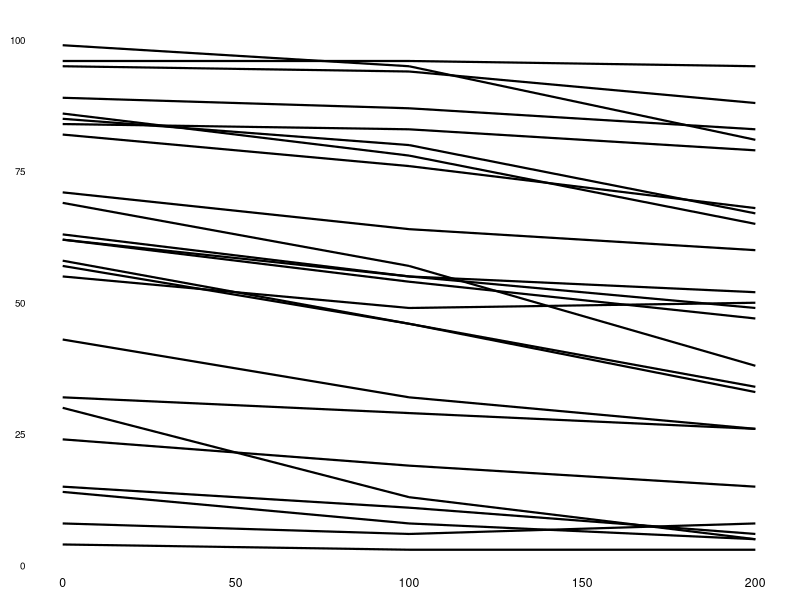
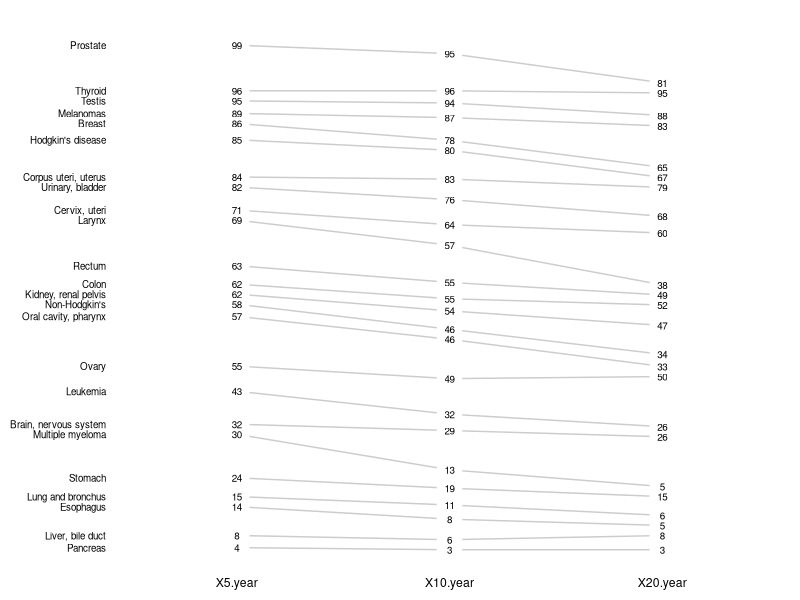

Generate these figures, in order, with R:
library(ggplot2)
library(reshape2)

df <- read.csv('cancer_survival_rate.csv')
df <- df[, c(1, 2, 3, 5)]

# df_2 <- reshape(df, varying = c("X5.year", "X10.year", "X20.year"), direction = "long", idvar = "Cancer.type", v.names = "Value", timevar = "Year", times = c("5", "10", "20"))

p<-ggplot(df) + geom_segment(aes(x=0,xend=100,y=X5.year,yend=X10.year),size=.75) + geom_segment(aes(x=100,xend=200,y=X10.year,yend=X20.year),size=.75)

theme1 <- theme(axis.line = element_blank(),
      axis.text = element_text(colour="black"),
      axis.text.x = element_text(size = rel(1), lineheight = 0.9,
                                 vjust = 1),
      axis.text.y = element_text(size=rel(0.8)),
      axis.ticks = element_blank(),
      axis.title.x = element_blank(),
      axis.title.y = element_blank(),
      axis.ticks.length = unit(0, "lines"),
      axis.ticks.margin = unit(0, "lines"), 
      panel.background = element_blank(),
      panel.border = element_blank(),
      panel.grid.major = element_blank(),
      panel.grid.minor = element_blank(),
      panel.margin = unit(0.25, "lines"), 
      strip.background = element_blank(),
      strip.text.x = element_text(size = rel(0.8)),
      strip.text.y = element_blank(),
      plot.background = element_blank(),
      plot.title = element_text(size = rel(1)),
      plot.margin = unit(c(1, 0.5, 0.5, 0.5), "lines"),
      complete=FALSE)


p<-p + theme(panel.background = element_blank())
p<-p + theme(panel.grid=element_blank())
p<-p + theme(axis.ticks=element_blank())
p<-p + theme(axis.text=element_blank())
p<-p + theme(panel.border=element_blank())

p + theme1

tmp <- df

ord <- order(tmp[,2])
tmp <- tmp[ord,]
min.space <- 0.05

min.space <- min.space*diff(range(tmp[,-1]))
yshift <- numeric(nrow(tmp))
## Start at "bottom" row
## Repeat for rest of the rows until you hit the top
for (i in 2:nrow(tmp)) {
  ## Shift subsequent row up by equal space so gap between
  ## two entries is >= minimum
  mat <- as.matrix(tmp[(i-1):i, -1])
  d.min <- min(diff(mat))
  yshift[i] <- ifelse(d.min < min.space, min.space - d.min, 0)
}


tmp <- cbind(tmp, yshift=cumsum(yshift))

scale <- 1
tmp <- melt(tmp, id=c("Cancer.type", "yshift"), variable.name="x", value.name="y")
## Store these gaps in a separate variable so that they can be scaled ypos = a*yshift + y

tmp <- transform(tmp, ypos=y + scale*yshift)
return(tmp)

df <- tmp

ylabs <- subset(df, x==head(x,1))$Cancer.type
yvals <- subset(df, x==head(x,1))$ypos
fontSize <- 2.5
gg <- ggplot(df,aes(x=x,y=ypos)) +
  geom_line(aes(group=Cancer.type),colour="grey80") +
  geom_point(colour="white",size=8) +
  geom_text(aes(label=y),size=fontSize) +
  scale_y_continuous(name="", breaks=yvals, labels=ylabs)
gg.form <- gg + theme1
gg.form
